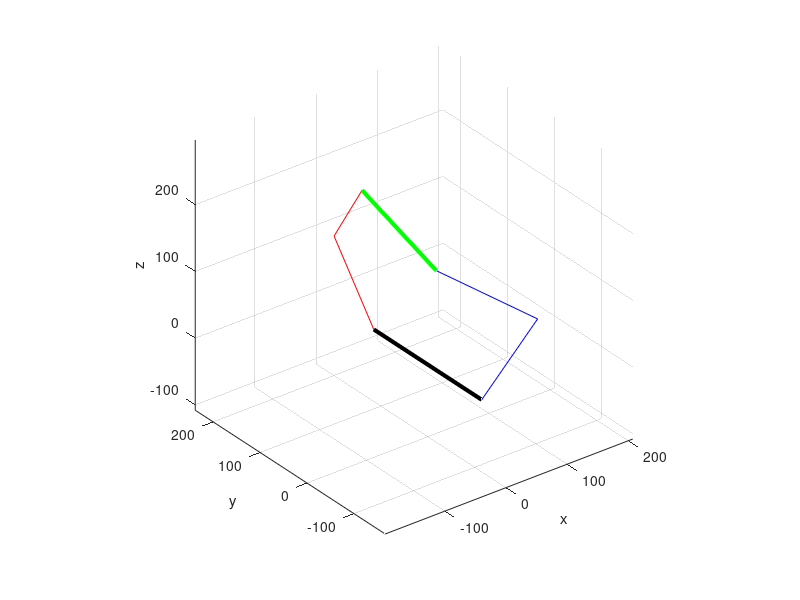

This chart was generated by the following MATLAB code:
clc
clear
clf
l1 = 230.0692;
l2 = 146.25;
L1 = 230.0692;
L2 = 146.25;

% l1 = 2.20;
% l2 = 1.4725;
% L1 = 2.20;
% L2 = 1.4725;
% deg = pi/180;

q11q12q21q22 = [1*pi/4, pi/3, -0.3*pi/4, pi/6];
% q11q12q21q22 = [1.35283894173723    1.51568066620560    0.771619248250125    1.01963972090195];
q11 = q11q12q21q22(1);
q12 = q11q12q21q22(2);
q21 = q11q12q21q22(3);
q22 = q11q12q21q22(4);

x11 = sin(q11);
y11 = cos(q11);
x12 = sin(q12);
y12 = cos(q12);
x21 = sin(q21);
y21 = cos(q21);
x22 = sin(q22);
y22 = cos(q22);
% x1213 =  sin(q12 + q13);
% y1213 =  cos(q12 + q13);
% x2223 =  sin(q22 + q23);
% y2223 =  cos(q22 + q23);

%% Hand Calculate
%%----------------------------------------------------------------------------            
% the Substitutional Variables
F = cos(q11) * cos(q21) - sin(q11) * sin(q21);
G = sin(q12) - sin(q22);

D1 = 2 * L2 * F;
D2 = 2 * (L2 * cos(q22) + L1 * cos(q21) + L2 * F * cos(q12));

E1 = 2 * (L2 * cos(q12) + L1 * cos(q11) + L2 * F * cos(q22));
E2 = L2 * cos(q12)^2 + 2 * (L2 * F * cos(q22) + L1 * cos(q11)) * cos(q12) + L2 * cos(q22)^2 + 2 * L1 * cos(q21) * cos(q22);

H1 = L2^2;
H2 = 2 * L2 * E1;
H3 = 2 * L2^2 + E1^2 + 2 * L2 * E2 - D1^2;
H4 = 2 * (L2 * E1 + E1 * E2 - D1 * D2);
H5 = L2^2 + 2 * L2 * E2 + E2^2 - D2^2;

I1 = 2 * L2^2 - D1^2;
I2 = 2 * (L2 * E1 - D1 * D2);
I3 = 2 * L2^2 + 2 * L2 * E2 - D2^2;

%%----------------------------Simplified version----------------------------
J1 = L2^2 * G^4 - G^2 * (I1 - I2 + I3) + H1 - H2 + H3 - H4 + H5;
J2 = L2^2 * 8 * G^3 - 4 * G * (I1 - I2 + I3);
J3 = L2^2 * (4 * G^4 + 24 * G^2) - (4 * (I1 - I2 + I3) + 2 * G^2 * (2 * I3 - I2)) - 4 * H1 + 2 * H2 - 2 * H4 + 4 * H5;
J4 = L2^2 * (24 * G^3 + 32 * G) - 4 * G * (-I1 - I2 + 3 * I3);
J5 = L2^2 * (6 * G^4 + 48 * G^2 + 16) - (8 * (I3 - I1) + 2 * G^2 * (3 * I3 - I1)) + 6 * H1 - 2 * H3 + 6 * H5;
J6 = L2^2 * (24 * G^3 + 32 * G) - 4 * G * (-I1 + I2 + 3 * I3);
J7 = L2^2 * (4 * G^4 + 24 * G^2) - (4 * (I1 + I2 + I3) + 2 * G^2 * (I2 + 2 * I3)) - 4 * H1 - 2 * H2 + 2 * H4 + 4 * H5;
J8 = L2^2 * 8 * G^3 - 4 * G * (I1 + I2 + I3);
J9 = L2^2 * G^4 - G^2 * (I1 + I2 + I3) + H1 + H2 + H3 + H4 + H5;

% the coefficient matrix of the 8-degree polynomials equation
CoefficientMatrix8_Ji = [J1, J2, J3, J4, J5, J6, J7, J8, J9];

% calculate the root of the 8-degree polynomials equation
x = roots(CoefficientMatrix8_Ji);
%%----------------------------------------------------------------------------  
J1 * x.^8  + J2 * x.^7 + J3 * x.^6  + J4 * x.^5 + J5 * x.^4  + J6 * x.^3 + J7 * x.^2 + J8 * x.^1 + J9;

%% Symbolic Solution
% syms x
% C1 * x^8  + C2 * x^7 + C3 * x^6  + C4 * x^5 + C5 * x^4  + C6 * x^3 + C7 * x^2 + C8 * x^1 + C9 = 0;
% x = tan[(q12 + q13/2)/2]
% the coefficient matrix of the 8-degree polynomials equations
% the coefficient matrix of the 8-degree polynomials equation
% CoefficientMatrix8 = [C1, C2, C3, C4, C5, C6, C7, C8, C9];
%%----------------------------------------------------------------------------  
A1 = l2 * x11;
A2 = l2 * x21;
A3 = l2 * x11 * y12 - l2 * x21 * y22;
A4 = l2 * y11;
A5 = l2 * y21;
A6 = l2 * y11 * y12 + l2 * y21 * y22 + l1;

C1 =  (A2^4 + 2*A2^2*A5^2 + A5^4)*x12^4 + (- 4*A2^4 - 8*A2^2*A5^2 - 4*A5^4)*x12^3*x22 + (6*A2^4 + 12*A2^2*A5^2 + 6*A5^4)*x12^2*x22^2 + (2*A1^2*A2^2 - 2*A1^2*A5^2 - 4*A1*A2^2*A3 - 8*A1*A2*A4*A5 + 8*A1*A2*A5*A6 + 4*A1*A3*A5^2 - 2*A2^4 + 2*A2^2*A3^2 - 2*A2^2*A4^2 + 4*A2^2*A4*A6 - 4*A2^2*A5^2 - 2*A2^2*A6^2 + 2*A2^2*l1^2 + 8*A2*A3*A4*A5 - 8*A2*A3*A5*A6 - 2*A3^2*A5^2 + 2*A4^2*A5^2 - 4*A4*A5^2*A6 - 2*A5^4 + 2*A5^2*A6^2 + 2*A5^2*l1^2)*x12^2 + (- 4*A2^4 - 8*A2^2*A5^2 - 4*A5^4)*x12*x22^3 + (- 4*A1^2*A2^2 + 4*A1^2*A5^2 + 8*A1*A2^2*A3 + 16*A1*A2*A4*A5 - 16*A1*A2*A5*A6 - 8*A1*A3*A5^2 + 4*A2^4 - 4*A2^2*A3^2 + 4*A2^2*A4^2 - 8*A2^2*A4*A6 + 8*A2^2*A5^2 + 4*A2^2*A6^2 - 4*A2^2*l1^2 - 16*A2*A3*A4*A5 + 16*A2*A3*A5*A6 + 4*A3^2*A5^2 - 4*A4^2*A5^2 + 8*A4*A5^2*A6 + 4*A5^4 - 4*A5^2*A6^2 - 4*A5^2*l1^2)*x12*x22 + (A2^4 + 2*A2^2*A5^2 + A5^4)*x22^4 + (2*A1^2*A2^2 - 2*A1^2*A5^2 - 4*A1*A2^2*A3 - 8*A1*A2*A4*A5 + 8*A1*A2*A5*A6 + 4*A1*A3*A5^2 - 2*A2^4 + 2*A2^2*A3^2 - 2*A2^2*A4^2 + 4*A2^2*A4*A6 - 4*A2^2*A5^2 - 2*A2^2*A6^2 + 2*A2^2*l1^2 + 8*A2*A3*A4*A5 - 8*A2*A3*A5*A6 - 2*A3^2*A5^2 + 2*A4^2*A5^2 - 4*A4*A5^2*A6 - 2*A5^4 + 2*A5^2*A6^2 + 2*A5^2*l1^2)*x22^2 + A1^4 - 4*A1^3*A3 - 2*A1^2*A2^2 + 6*A1^2*A3^2 + 2*A1^2*A4^2 - 4*A1^2*A4*A6 + 2*A1^2*A5^2 + 2*A1^2*A6^2 - 2*A1^2*l1^2 + 4*A1*A2^2*A3 + 8*A1*A2*A4*A5 - 8*A1*A2*A5*A6 - 4*A1*A3^3 - 4*A1*A3*A4^2 + 8*A1*A3*A4*A6 - 4*A1*A3*A5^2 - 4*A1*A3*A6^2 + 4*A1*A3*l1^2 + A2^4 - 2*A2^2*A3^2 + 2*A2^2*A4^2 - 4*A2^2*A4*A6 + 2*A2^2*A5^2 + 2*A2^2*A6^2 - 2*A2^2*l1^2 - 8*A2*A3*A4*A5 + 8*A2*A3*A5*A6 + A3^4 + 2*A3^2*A4^2 - 4*A3^2*A4*A6 + 2*A3^2*A5^2 + 2*A3^2*A6^2 - 2*A3^2*l1^2 + A4^4 - 4*A4^3*A6 - 2*A4^2*A5^2 + 6*A4^2*A6^2 - 2*A4^2*l1^2 + 4*A4*A5^2*A6 - 4*A4*A6^3 + 4*A4*A6*l1^2 + A5^4 - 2*A5^2*A6^2 - 2*A5^2*l1^2 + A6^4 - 2*A6^2*l1^2 + l1^4;
C2 =  (8*A2^4 + 16*A2^2*A5^2 + 8*A5^4)*x12^3 + (- 24*A2^4 - 48*A2^2*A5^2 - 24*A5^4)*x12^2*x22 + (24*A2^4 + 48*A2^2*A5^2 + 24*A5^4)*x12*x22^2 + (8*A1^2*A2^2 - 8*A1^2*A5^2 - 16*A1*A2^2*A3 - 32*A1*A2*A4*A5 + 32*A1*A2*A5*A6 + 16*A1*A3*A5^2 - 8*A2^4 + 8*A2^2*A3^2 - 8*A2^2*A4^2 + 16*A2^2*A4*A6 - 16*A2^2*A5^2 - 8*A2^2*A6^2 + 8*A2^2*l1^2 + 32*A2*A3*A4*A5 - 32*A2*A3*A5*A6 - 8*A3^2*A5^2 + 8*A4^2*A5^2 - 16*A4*A5^2*A6 - 8*A5^4 + 8*A5^2*A6^2 + 8*A5^2*l1^2)*x12 + (- 8*A2^4 - 16*A2^2*A5^2 - 8*A5^4)*x22^3 + (- 8*A1^2*A2^2 + 8*A1^2*A5^2 + 16*A1*A2^2*A3 + 32*A1*A2*A4*A5 - 32*A1*A2*A5*A6 - 16*A1*A3*A5^2 + 8*A2^4 - 8*A2^2*A3^2 + 8*A2^2*A4^2 - 16*A2^2*A4*A6 + 16*A2^2*A5^2 + 8*A2^2*A6^2 - 8*A2^2*l1^2 - 32*A2*A3*A4*A5 + 32*A2*A3*A5*A6 + 8*A3^2*A5^2 - 8*A4^2*A5^2 + 16*A4*A5^2*A6 + 8*A5^4 - 8*A5^2*A6^2 - 8*A5^2*l1^2)*x22;
C3 =  (4*A2^4 + 8*A2^2*A5^2 + 4*A5^4)*x12^4 + (- 16*A2^4 - 32*A2^2*A5^2 - 16*A5^4)*x12^3*x22 + (24*A2^4 + 48*A2^2*A5^2 + 24*A5^4)*x12^2*x22^2 + (16*A2^4 + 8*A2^2*A3^2 - 8*A1*A2^2*A3 + 32*A2^2*A5^2 - 8*A2^2*A6^2 + 8*A4*A2^2*A6 + 8*A2^2*l1^2 - 32*A2*A3*A5*A6 + 16*A4*A2*A3*A5 + 16*A1*A2*A5*A6 - 8*A3^2*A5^2 + 8*A1*A3*A5^2 + 16*A5^4 + 8*A5^2*A6^2 - 8*A4*A5^2*A6 + 8*A5^2*l1^2)*x12^2 + (- 16*A2^4 - 32*A2^2*A5^2 - 16*A5^4)*x12*x22^3 + (- 32*A2^4 - 16*A2^2*A3^2 + 16*A1*A2^2*A3 - 64*A2^2*A5^2 + 16*A2^2*A6^2 - 16*A4*A2^2*A6 - 16*A2^2*l1^2 + 64*A2*A3*A5*A6 - 32*A4*A2*A3*A5 - 32*A1*A2*A5*A6 + 16*A3^2*A5^2 - 16*A1*A3*A5^2 - 32*A5^4 - 16*A5^2*A6^2 + 16*A4*A5^2*A6 - 16*A5^2*l1^2)*x12*x22 + (4*A2^4 + 8*A2^2*A5^2 + 4*A5^4)*x22^4 + (16*A2^4 + 8*A2^2*A3^2 - 8*A1*A2^2*A3 + 32*A2^2*A5^2 - 8*A2^2*A6^2 + 8*A4*A2^2*A6 + 8*A2^2*l1^2 - 32*A2*A3*A5*A6 + 16*A4*A2*A3*A5 + 16*A1*A2*A5*A6 - 8*A3^2*A5^2 + 8*A1*A3*A5^2 + 16*A5^4 + 8*A5^2*A6^2 - 8*A4*A5^2*A6 + 8*A5^2*l1^2)*x22^2 - 4*A1^4 + 8*A1^3*A3 + 8*A1^2*A2^2 - 8*A1^2*A4^2 + 8*A1^2*A4*A6 - 8*A1^2*A5^2 - 8*A1*A2^2*A3 - 32*A1*A2*A4*A5 + 16*A1*A2*A5*A6 - 8*A1*A3^3 + 8*A1*A3*A4^2 + 8*A1*A3*A5^2 - 8*A1*A3*A6^2 + 8*A1*A3*l1^2 - 4*A2^4 - 8*A2^2*A4^2 + 8*A2^2*A4*A6 - 8*A2^2*A5^2 + 16*A2*A3*A4*A5 + 4*A3^4 - 8*A3^2*A4*A6 + 8*A3^2*A6^2 - 8*A3^2*l1^2 - 4*A4^4 + 8*A4^3*A6 + 8*A4^2*A5^2 - 8*A4*A5^2*A6 - 8*A4*A6^3 + 8*A4*A6*l1^2 - 4*A5^4 + 4*A6^4 - 8*A6^2*l1^2 + 4*l1^4;
C4 =  (24*A2^4 + 48*A2^2*A5^2 + 24*A5^4)*x12^3 + (- 72*A2^4 - 144*A2^2*A5^2 - 72*A5^4)*x12^2*x22 + (72*A2^4 + 144*A2^2*A5^2 + 72*A5^4)*x12*x22^2 + (- 8*A1^2*A2^2 + 8*A1^2*A5^2 - 16*A1*A2^2*A3 + 32*A1*A2*A4*A5 + 32*A1*A2*A5*A6 + 16*A1*A3*A5^2 + 8*A2^4 + 24*A2^2*A3^2 + 8*A2^2*A4^2 + 16*A2^2*A4*A6 + 16*A2^2*A5^2 - 24*A2^2*A6^2 + 24*A2^2*l1^2 + 32*A2*A3*A4*A5 - 96*A2*A3*A5*A6 - 24*A3^2*A5^2 - 8*A4^2*A5^2 - 16*A4*A5^2*A6 + 8*A5^4 + 24*A5^2*A6^2 + 24*A5^2*l1^2)*x12 + (- 24*A2^4 - 48*A2^2*A5^2 - 24*A5^4)*x22^3 + (8*A1^2*A2^2 - 8*A1^2*A5^2 + 16*A1*A2^2*A3 - 32*A1*A2*A4*A5 - 32*A1*A2*A5*A6 - 16*A1*A3*A5^2 - 8*A2^4 - 24*A2^2*A3^2 - 8*A2^2*A4^2 - 16*A2^2*A4*A6 - 16*A2^2*A5^2 + 24*A2^2*A6^2 - 24*A2^2*l1^2 - 32*A2*A3*A4*A5 + 96*A2*A3*A5*A6 + 24*A3^2*A5^2 + 8*A4^2*A5^2 + 16*A4*A5^2*A6 - 8*A5^4 - 24*A5^2*A6^2 - 24*A5^2*l1^2)*x22;
C5 =  (6*A2^4 + 12*A2^2*A5^2 + 6*A5^4)*x12^4 + (- 24*A2^4 - 48*A2^2*A5^2 - 24*A5^4)*x12^3*x22 + (36*A2^4 + 72*A2^2*A5^2 + 36*A5^4)*x12^2*x22^2 + (- 4*A1^2*A2^2 + 4*A1^2*A5^2 + 16*A1*A2*A4*A5 + 36*A2^4 + 12*A2^2*A3^2 + 4*A2^2*A4^2 + 72*A2^2*A5^2 - 12*A2^2*A6^2 + 12*A2^2*l1^2 - 48*A2*A3*A5*A6 - 12*A3^2*A5^2 - 4*A4^2*A5^2 + 36*A5^4 + 12*A5^2*A6^2 + 12*A5^2*l1^2)*x12^2 + (- 24*A2^4 - 48*A2^2*A5^2 - 24*A5^4)*x12*x22^3 + (8*A1^2*A2^2 - 8*A1^2*A5^2 - 32*A1*A2*A4*A5 - 72*A2^4 - 24*A2^2*A3^2 - 8*A2^2*A4^2 - 144*A2^2*A5^2 + 24*A2^2*A6^2 - 24*A2^2*l1^2 + 96*A2*A3*A5*A6 + 24*A3^2*A5^2 + 8*A4^2*A5^2 - 72*A5^4 - 24*A5^2*A6^2 - 24*A5^2*l1^2)*x12*x22 + (6*A2^4 + 12*A2^2*A5^2 + 6*A5^4)*x22^4 + (- 4*A1^2*A2^2 + 4*A1^2*A5^2 + 16*A1*A2*A4*A5 + 36*A2^4 + 12*A2^2*A3^2 + 4*A2^2*A4^2 + 72*A2^2*A5^2 - 12*A2^2*A6^2 + 12*A2^2*l1^2 - 48*A2*A3*A5*A6 - 12*A3^2*A5^2 - 4*A4^2*A5^2 + 36*A5^4 + 12*A5^2*A6^2 + 12*A5^2*l1^2)*x22^2 + 6*A1^4 - 12*A1^2*A2^2 - 12*A1^2*A3^2 + 12*A1^2*A4^2 + 12*A1^2*A5^2 - 4*A1^2*A6^2 + 4*A1^2*l1^2 + 48*A1*A2*A4*A5 - 16*A1*A3*A4*A6 + 6*A2^4 + 4*A2^2*A3^2 + 12*A2^2*A4^2 + 12*A2^2*A5^2 - 4*A2^2*A6^2 + 4*A2^2*l1^2 - 16*A2*A3*A5*A6 + 6*A3^4 - 4*A3^2*A4^2 - 4*A3^2*A5^2 + 12*A3^2*A6^2 - 12*A3^2*l1^2 + 6*A4^4 - 12*A4^2*A5^2 - 12*A4^2*A6^2 + 4*A4^2*l1^2 + 6*A5^4 + 4*A5^2*A6^2 + 4*A5^2*l1^2 + 6*A6^4 - 12*A6^2*l1^2 + 6*l1^4;
C6 = (24*A2^4 + 48*A2^2*A5^2 + 24*A5^4)*x12^3 + (- 72*A2^4 - 144*A2^2*A5^2 - 72*A5^4)*x12^2*x22 + (72*A2^4 + 144*A2^2*A5^2 + 72*A5^4)*x12*x22^2 + (- 8*A1^2*A2^2 + 8*A1^2*A5^2 + 16*A1*A2^2*A3 + 32*A1*A2*A4*A5 - 32*A1*A2*A5*A6 - 16*A1*A3*A5^2 + 8*A2^4 + 24*A2^2*A3^2 + 8*A2^2*A4^2 - 16*A2^2*A4*A6 + 16*A2^2*A5^2 - 24*A2^2*A6^2 + 24*A2^2*l1^2 - 32*A2*A3*A4*A5 - 96*A2*A3*A5*A6 - 24*A3^2*A5^2 - 8*A4^2*A5^2 + 16*A4*A5^2*A6 + 8*A5^4 + 24*A5^2*A6^2 + 24*A5^2*l1^2)*x12 + (- 24*A2^4 - 48*A2^2*A5^2 - 24*A5^4)*x22^3 + (8*A1^2*A2^2 - 8*A1^2*A5^2 - 16*A1*A2^2*A3 - 32*A1*A2*A4*A5 + 32*A1*A2*A5*A6 + 16*A1*A3*A5^2 - 8*A2^4 - 24*A2^2*A3^2 - 8*A2^2*A4^2 + 16*A2^2*A4*A6 - 16*A2^2*A5^2 + 24*A2^2*A6^2 - 24*A2^2*l1^2 + 32*A2*A3*A4*A5 + 96*A2*A3*A5*A6 + 24*A3^2*A5^2 + 8*A4^2*A5^2 - 16*A4*A5^2*A6 - 8*A5^4 - 24*A5^2*A6^2 - 24*A5^2*l1^2)*x22;
C7 = (4*A2^4 + 8*A2^2*A5^2 + 4*A5^4)*x12^4 + (- 16*A2^4 - 32*A2^2*A5^2 - 16*A5^4)*x12^3*x22 + (24*A2^4 + 48*A2^2*A5^2 + 24*A5^4)*x12^2*x22^2 + (16*A2^4 + 8*A2^2*A3^2 + 8*A1*A2^2*A3 + 32*A2^2*A5^2 - 8*A2^2*A6^2 - 8*A4*A2^2*A6 + 8*A2^2*l1^2 - 32*A2*A3*A5*A6 - 16*A4*A2*A3*A5 - 16*A1*A2*A5*A6 - 8*A3^2*A5^2 - 8*A1*A3*A5^2 + 16*A5^4 + 8*A5^2*A6^2 + 8*A4*A5^2*A6 + 8*A5^2*l1^2)*x12^2 + (- 16*A2^4 - 32*A2^2*A5^2 - 16*A5^4)*x12*x22^3 + (- 32*A2^4 - 16*A2^2*A3^2 - 16*A1*A2^2*A3 - 64*A2^2*A5^2 + 16*A2^2*A6^2 + 16*A4*A2^2*A6 - 16*A2^2*l1^2 + 64*A2*A3*A5*A6 + 32*A4*A2*A3*A5 + 32*A1*A2*A5*A6 + 16*A3^2*A5^2 + 16*A1*A3*A5^2 - 32*A5^4 - 16*A5^2*A6^2 - 16*A4*A5^2*A6 - 16*A5^2*l1^2)*x12*x22 + (4*A2^4 + 8*A2^2*A5^2 + 4*A5^4)*x22^4 + (16*A2^4 + 8*A2^2*A3^2 + 8*A1*A2^2*A3 + 32*A2^2*A5^2 - 8*A2^2*A6^2 - 8*A4*A2^2*A6 + 8*A2^2*l1^2 - 32*A2*A3*A5*A6 - 16*A4*A2*A3*A5 - 16*A1*A2*A5*A6 - 8*A3^2*A5^2 - 8*A1*A3*A5^2 + 16*A5^4 + 8*A5^2*A6^2 + 8*A4*A5^2*A6 + 8*A5^2*l1^2)*x22^2 - 4*A1^4 - 8*A1^3*A3 + 8*A1^2*A2^2 - 8*A1^2*A4^2 - 8*A1^2*A4*A6 - 8*A1^2*A5^2 + 8*A1*A2^2*A3 - 32*A1*A2*A4*A5 - 16*A1*A2*A5*A6 + 8*A1*A3^3 - 8*A1*A3*A4^2 - 8*A1*A3*A5^2 + 8*A1*A3*A6^2 - 8*A1*A3*l1^2 - 4*A2^4 - 8*A2^2*A4^2 - 8*A2^2*A4*A6 - 8*A2^2*A5^2 - 16*A2*A3*A4*A5 + 4*A3^4 + 8*A3^2*A4*A6 + 8*A3^2*A6^2 - 8*A3^2*l1^2 - 4*A4^4 - 8*A4^3*A6 + 8*A4^2*A5^2 + 8*A4*A5^2*A6 + 8*A4*A6^3 - 8*A4*A6*l1^2 - 4*A5^4 + 4*A6^4 - 8*A6^2*l1^2 + 4*l1^4;
C8 =  (8*A2^4 + 16*A2^2*A5^2 + 8*A5^4)*x12^3 + (- 24*A2^4 - 48*A2^2*A5^2 - 24*A5^4)*x12^2*x22 + (24*A2^4 + 48*A2^2*A5^2 + 24*A5^4)*x12*x22^2 + (8*A1^2*A2^2 - 8*A1^2*A5^2 + 16*A1*A2^2*A3 - 32*A1*A2*A4*A5 - 32*A1*A2*A5*A6 - 16*A1*A3*A5^2 - 8*A2^4 + 8*A2^2*A3^2 - 8*A2^2*A4^2 - 16*A2^2*A4*A6 - 16*A2^2*A5^2 - 8*A2^2*A6^2 + 8*A2^2*l1^2 - 32*A2*A3*A4*A5 - 32*A2*A3*A5*A6 - 8*A3^2*A5^2 + 8*A4^2*A5^2 + 16*A4*A5^2*A6 - 8*A5^4 + 8*A5^2*A6^2 + 8*A5^2*l1^2)*x12 + (- 8*A2^4 - 16*A2^2*A5^2 - 8*A5^4)*x22^3 + (- 8*A1^2*A2^2 + 8*A1^2*A5^2 - 16*A1*A2^2*A3 + 32*A1*A2*A4*A5 + 32*A1*A2*A5*A6 + 16*A1*A3*A5^2 + 8*A2^4 - 8*A2^2*A3^2 + 8*A2^2*A4^2 + 16*A2^2*A4*A6 + 16*A2^2*A5^2 + 8*A2^2*A6^2 - 8*A2^2*l1^2 + 32*A2*A3*A4*A5 + 32*A2*A3*A5*A6 + 8*A3^2*A5^2 - 8*A4^2*A5^2 - 16*A4*A5^2*A6 + 8*A5^4 - 8*A5^2*A6^2 - 8*A5^2*l1^2)*x22;
C9 =  (A2^4 + 2*A2^2*A5^2 + A5^4)*x12^4 + (- 4*A2^4 - 8*A2^2*A5^2 - 4*A5^4)*x12^3*x22 + (6*A2^4 + 12*A2^2*A5^2 + 6*A5^4)*x12^2*x22^2 + (2*A1^2*A2^2 - 2*A1^2*A5^2 + 4*A1*A2^2*A3 - 8*A1*A2*A4*A5 - 8*A1*A2*A5*A6 - 4*A1*A3*A5^2 - 2*A2^4 + 2*A2^2*A3^2 - 2*A2^2*A4^2 - 4*A2^2*A4*A6 - 4*A2^2*A5^2 - 2*A2^2*A6^2 + 2*A2^2*l1^2 - 8*A2*A3*A4*A5 - 8*A2*A3*A5*A6 - 2*A3^2*A5^2 + 2*A4^2*A5^2 + 4*A4*A5^2*A6 - 2*A5^4 + 2*A5^2*A6^2 + 2*A5^2*l1^2)*x12^2 + (- 4*A2^4 - 8*A2^2*A5^2 - 4*A5^4)*x12*x22^3 + (- 4*A1^2*A2^2 + 4*A1^2*A5^2 - 8*A1*A2^2*A3 + 16*A1*A2*A4*A5 + 16*A1*A2*A5*A6 + 8*A1*A3*A5^2 + 4*A2^4 - 4*A2^2*A3^2 + 4*A2^2*A4^2 + 8*A2^2*A4*A6 + 8*A2^2*A5^2 + 4*A2^2*A6^2 - 4*A2^2*l1^2 + 16*A2*A3*A4*A5 + 16*A2*A3*A5*A6 + 4*A3^2*A5^2 - 4*A4^2*A5^2 - 8*A4*A5^2*A6 + 4*A5^4 - 4*A5^2*A6^2 - 4*A5^2*l1^2)*x12*x22 + (A2^4 + 2*A2^2*A5^2 + A5^4)*x22^4 + (2*A1^2*A2^2 - 2*A1^2*A5^2 + 4*A1*A2^2*A3 - 8*A1*A2*A4*A5 - 8*A1*A2*A5*A6 - 4*A1*A3*A5^2 - 2*A2^4 + 2*A2^2*A3^2 - 2*A2^2*A4^2 - 4*A2^2*A4*A6 - 4*A2^2*A5^2 - 2*A2^2*A6^2 + 2*A2^2*l1^2 - 8*A2*A3*A4*A5 - 8*A2*A3*A5*A6 - 2*A3^2*A5^2 + 2*A4^2*A5^2 + 4*A4*A5^2*A6 - 2*A5^4 + 2*A5^2*A6^2 + 2*A5^2*l1^2)*x22^2 + A1^4 + 4*A1^3*A3 - 2*A1^2*A2^2 + 6*A1^2*A3^2 + 2*A1^2*A4^2 + 4*A1^2*A4*A6 + 2*A1^2*A5^2 + 2*A1^2*A6^2 - 2*A1^2*l1^2 - 4*A1*A2^2*A3 + 8*A1*A2*A4*A5 + 8*A1*A2*A5*A6 + 4*A1*A3^3 + 4*A1*A3*A4^2 + 8*A1*A3*A4*A6 + 4*A1*A3*A5^2 + 4*A1*A3*A6^2 - 4*A1*A3*l1^2 + A2^4 - 2*A2^2*A3^2 + 2*A2^2*A4^2 + 4*A2^2*A4*A6 + 2*A2^2*A5^2 + 2*A2^2*A6^2 - 2*A2^2*l1^2 + 8*A2*A3*A4*A5 + 8*A2*A3*A5*A6 + A3^4 + 2*A3^2*A4^2 + 4*A3^2*A4*A6 + 2*A3^2*A5^2 + 2*A3^2*A6^2 - 2*A3^2*l1^2 + A4^4 + 4*A4^3*A6 - 2*A4^2*A5^2 + 6*A4^2*A6^2 - 2*A4^2*l1^2 - 4*A4*A5^2*A6 + 4*A4*A6^3 - 4*A4*A6*l1^2 + A5^4 - 2*A5^2*A6^2 - 2*A5^2*l1^2 + A6^4 - 2*A6^2*l1^2 + l1^4;

% the coefficient matrix of the 8-degree polynomials equation
CoefficientMatrix8_Ci = [C1, C2, C3, C4, C5, C6, C7, C8, C9]/2.13890625e4;

% calculate the root of the 8-degree polynomials equation
%---------- x = roots()-----------
% x = roots(CoefficientMatrix8_Ci);

%---------- x = fzero(fun,x0)-----------
% fun = @(x) J1 * x.^8  + J2 * x.^7 + J3 * x.^6  + J4 * x.^5 + J5 * x.^4  + J6 * x.^3 + J7 * x.^2 + J8 * x.^1 + J9;
% x0 = 0;
% x = fzero(fun,x0);
%%----------------------------------------------------------------------------  

%  error = CoefficientMatrix8_Ci/CoefficientMatrix8_Ji

%%
% get the value of real number (+/-)
x = x(imag(x) == 0);
NumRealq13 = length (x);

% the final value of "+/-theta13" 
% the programm should judge the sign of the value

% For real elements of X, atan(X) returns values in the interval [-pi/2,pi/2]
 q13all = 2 * atan(x) - q12;

%% ------------------Obtain all of the correct values and assign to q13q23-------------------------
% numbers of i and j are used to count the possible values that satisfy the
% condiation of C1z = C2z; And then, assign all the possible values to
% matrix q13q23;

 
 for Numq13 = 1:length(q13all)
     
     q13SingleValue = q13all(Numq13);
     
   %% -------------- Calculate the value of q23 (theta23) ----------------      
    % (q22+q23all)*180/pi
    % sin(q12) + sin(q12+q13SingleValue) - sin(q22) - sin(q22+q23all) == 0 
    %  For real elements of x in the interval [-1,1], asin(x) returns values in the interval [-pi/2,pi/2]
    q23all(1) = asin(sin(q12) + sin(q12 + q13SingleValue) - sin(q22)) - q22;
    if sin(q12) + sin(q12 + q13SingleValue) - sin(q22) <= 0
        q23all(2) =  - pi - asin(sin(q12) + sin(q12 + q13SingleValue) - sin(q22)) - q22;
    else
        q23all(2) =    pi - asin(sin(q12) + sin(q12 + q13SingleValue) - sin(q22)) - q22;
    end
    % q23all * 180 / pi

     for Numq23 = 1:length(q23all)
         q23SingleValue = q23all(Numq23);
       %% -----------------------Get the output values of Moving Platform-----------------------
        %%--------------------Calculate the position of Ai Bi Ci------------------
         A1 = [0, -L1/2, 0];
         B1 = [L2 * cos(q12) * sin(q11), -L1/2 - L2 * cos(q12) * cos(q11), L2 * sin(q12)];
         C1 = [L2 * (cos(q12) + cos(q12 + q13SingleValue)) * sin(q11), -L1/2 - L2 * (cos(q12) + cos(q12 + q13SingleValue)) * cos(q11), ...
             L2 * (sin(q12) + sin(q12 + q13SingleValue))];
         
         A2 = [0, L1/2, 0];
         B2 = [- L2 * cos(q22) * sin(q21), L1/2 + L2 * cos(q22) * cos(q21), L2 * sin(q22)];
         C2 = [- L2 * (cos(q22) + cos(q22 + q23SingleValue)) * sin(q21), L1/2 + L2 * (cos(q22) + cos(q22 + q23SingleValue)) * cos(q21),...
             L2 * (sin(q22) + sin(q22 + q23SingleValue))];
         %%------------------------------------------------------------------------
       JudgeLength_C1C2(Numq23) = norm(C1 - C2) - L1;
     end
     
     %Choose the column of minmum solution
     [row,col] = find(JudgeLength_C1C2 == min(JudgeLength_C1C2));
         
     % Approching the desired points
     if  abs(C1(3) - C2(3)) > 1e-8 || abs( q13all(Numq13) ) - pi > 1e-8 || abs(JudgeLength_C1C2(col(1))) > 1e-8
         JudgeLength_C1C2_min = JudgeLength_C1C2(col(1));
         delta_q = 0.01;
         q13SingleValue = q13SingleValue - delta_q;
         SignChange_1 = 0;
         SignChange_2 = 0;
         j = 0;
         
         tic
         % iterative method to get the optimal value
         while(abs(norm(C1 - C2) - L1) > 1e-8 && j <= 500)
             j = j + 1;
             %
             q23all(1) = asin(sin(q12) + sin(q12 + q13SingleValue) - sin(q22)) - q22;
             if sin(q12) + sin(q12 + q13SingleValue) - sin(q22) <= 0
                 q23all(2) =  - pi - asin(sin(q12) + sin(q12 + q13SingleValue) - sin(q22)) - q22;
             else
                 q23all(2) =    pi - asin(sin(q12) + sin(q12 + q13SingleValue) - sin(q22)) - q22;
             end
             % Choose the correct q23all
             if j == 1
                 for Numq23 = 1:length(q23all)
                     q23SingleValue = q23all(Numq23);
                     C1 = [L2 * (cos(q12) + cos(q12 + q13SingleValue)) * sin(q11), -L1/2 - L2 * (cos(q12) + cos(q12 + q13SingleValue)) * cos(q11), ...
                         L2 * (sin(q12) + sin(q12 + q13SingleValue))];
                     C2 = [- L2 * (cos(q22) + cos(q22 + q23SingleValue)) * sin(q21), L1/2 + L2 * (cos(q22) + cos(q22 + q23SingleValue)) * cos(q21),...
                         L2 * (sin(q22) + sin(q22 + q23SingleValue))];
                     JudgeLength_C1C2(Numq23) = norm(C1 - C2) - L1;
                 end
                 %Choose the column of minmum solution
                 [~,col] = find(JudgeLength_C1C2 == min(JudgeLength_C1C2));
                 JudgeLength_C1C2_min = JudgeLength_C1C2(col(1));
             else                 
                 q23SingleValue = q23all(col);
                 C1 = [L2 * (cos(q12) + cos(q12 + q13SingleValue)) * sin(q11), -L1/2 - L2 * (cos(q12) + cos(q12 + q13SingleValue)) * cos(q11), ...
                     L2 * (sin(q12) + sin(q12 + q13SingleValue))];
                 C2 = [- L2 * (cos(q22) + cos(q22 + q23SingleValue)) * sin(q21), L1/2 + L2 * (cos(q22) + cos(q22 + q23SingleValue)) * cos(q21),...
                     L2 * (sin(q22) + sin(q22 + q23SingleValue))];
             end
             %
             if JudgeLength_C1C2_min > 0
                 if SignChange_1 == 0
                     if(norm(C1 - C2) - L1) - JudgeLength_C1C2_min < 0
                         delta_q = 0.5 * delta_q;
                     elseif (norm(C1 - C2) - L1) - JudgeLength_C1C2_min >= 0
                         delta_q = - 0.5 * delta_q;
                     end
                     SignChange_1 = SignChange_1 + 1;
                     SignChange_2 = 0;
                 end
             elseif JudgeLength_C1C2_min < 0
                 if SignChange_2 == 0
                     if(norm(C1 - C2) - L1) - JudgeLength_C1C2_min > 0
                         delta_q = 0.5 * delta_q;
                     elseif (norm(C1 - C2) - L1) - JudgeLength_C1C2_min <= 0
                         delta_q = - 0.5 * delta_q;
                     end
                 end
                 SignChange_1 = 0;
                 SignChange_2 = SignChange_2 + 1;
             end
             q13SingleValue = q13SingleValue - delta_q;
             JudgeLength_C1C2_min = norm(C1 - C2) - L1;
         end
         toc 
                  
         % assign the values to q13q23
         q13 = q13SingleValue;
         q23 = q23SingleValue;
         
         % Calculate the center point of moving platform
         p(1:3) = (C1 + C2) / 2;
         C1C2 = C2 - C1;
         yaxis = [0, 1, 0];
         % Judge the direction of the rotation around Z-axis
         directionC1C2Xxaxis = cross(C1C2, yaxis);
         if directionC1C2Xxaxis(3) < 0
             gamma = -acos((C1C2 * yaxis')/(norm(C1C2)* norm(yaxis)));
         else
             gamma = acos((C1C2 * yaxis')/(norm(C1C2)* norm(yaxis)));
         end
         p(4:6) = [0, 0, gamma];
         ABC = [A1, B1, C1, A2, B2, C2];
         
         %%-------------------------q14q15 and q24q25------------------------------
         % Calculate the angles of q14q15 and q24q25
         q14 = q12 + q13 - pi/2;
         q15 = q11;
         q24 = q22 + q23 - pi/2;
         q25 = q21;
         %%------------------------------------------------------------------------
         %%-------------------------q11-q15 and q21-q25------------------------------
         q1q2 = [q11, q12, q13, q14, q15, q21, q22, q23, q24, q25];
         break
     elseif  abs( q13all(Numq13) ) - pi < 1e-8 && JudgeLength_C1C2(col(1)) < 1e-8
         display('Zero Position, Calculation process needs to check!');
         p = [0 0 0 0 0 0];
         gamma = 0;
         q13 = pi;
         q23 = pi;
         ABC = [A1, B1, C1, A2, B2, C2];
         q14 = q12 + q13 - pi/2;
         q15 = q11;
         q24 = q22 + q23 - pi/2;
         q25 = q21;
         q1q2 = [q11, q12, q13, q14, q15, q21, q22, q23, q24, q25];
     else
         display('No solution for this input, Calculation process is stopped');
         p = [];
         ABC = [];
         q1q2 = [0, pi/4, pi/2, -pi/4, 0, 0, pi/4, pi/2, -pi/4, 0];
     end
            
 end
norm(C1 - B1)
norm(C1 - C2) - L1
j
 %% --------------------Plot the mechanism Ai Bi Ci------------------
 PA1B1C1x = [A1(1), B1(1), C1(1)];
 PA1B1C1y = [A1(2), B1(2), C1(2)];
 PA1B1C1z = [A1(3), B1(3), C1(3)];
 plot3(PA1B1C1x, PA1B1C1y, PA1B1C1z,'b-'); hold on;
 
 PA2B2C2x = [A2(1), B2(1), C2(1)];
 PA2B2C2y = [A2(2), B2(2), C2(2)];
 PA2B2C2z = [A2(3), B2(3), C2(3)];
 plot3(PA2B2C2x, PA2B2C2y, PA2B2C2z,'r-'); hold on;
 
 PC1C2x = [C1(1), C2(1)];
 PC1C2y = [C1(2), C2(2)];
 PC1C2z = [C1(3), C2(3)];
 plot3(PC1C2x, PC1C2y, PC1C2z,'g-','linewidth',3); hold on;
 
 PA1A2x = [A1(1), A2(1)];
 PA1A2y = [A1(2), A2(2)];
 PA1A2z = [A1(3), A2(3)];
 plot3(PA1A2x, PA1A2y, PA1A2z,'k-','linewidth',3); hold on;
 
 grid on;
 axis equal;
 xlabel('x');
 ylabel('y');
 zlabel('z');
 
%----------------- plot xyz axes of base point --------------
x_axis = [0.5 0 0];
y_axis = [0 0.5 0];
z_axis = [0 0 0.5];
OP= [0 0 0];
xyz = [OP;x_axis;OP;y_axis;OP;z_axis];
i = 1:2;
plot3(xyz(i,1),xyz(i,2),xyz(i,3),'-r');
i = 3:4;
plot3(xyz(i,1),xyz(i,2),xyz(i,3),'-g');
i = 5:6;
plot3(xyz(i,1),xyz(i,2),xyz(i,3),'-b');
axis equal;
%-----------------------------------------------------------

%%Here is used to judge the existance of the solution
if j > 500
    display('No solution for this input, Calculation process is stopped');
    p = [];
    ABC = [];
    q1q2 = [0, pi/4, pi/2, -pi/4, 0, 0, pi/4, pi/2, -pi/4, 0];
end
